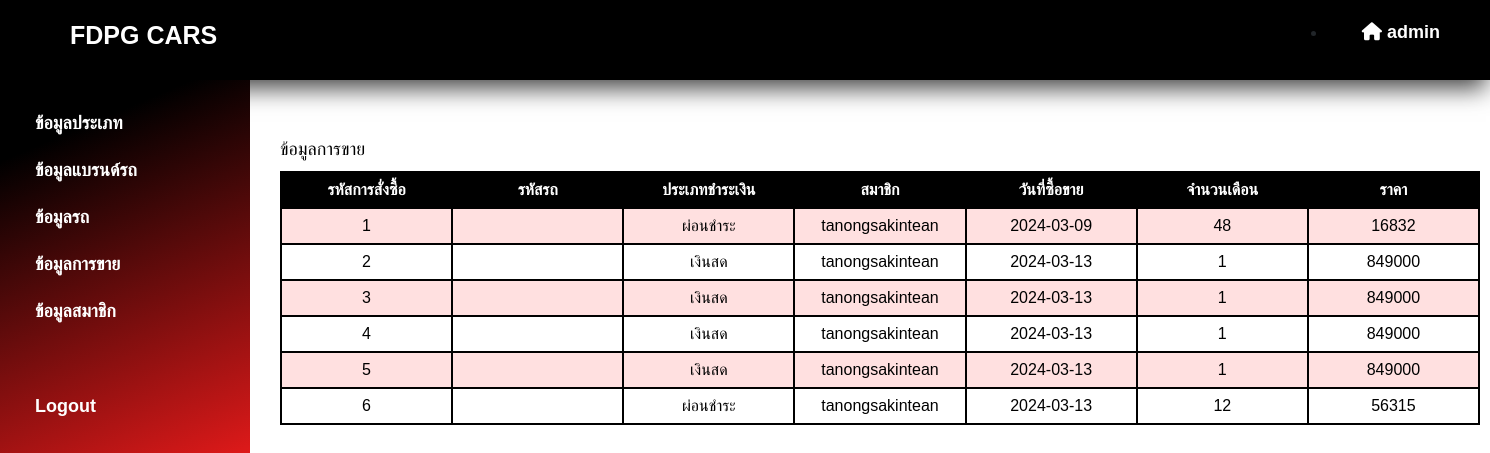
The app's page /carsales-main/sales_admin.php with its own data.
### tables this page shows
CREATE TABLE `sales` (
  `usersID` varchar(9) NOT NULL,
  `carID` varchar(4) NOT NULL,
  `paymentID` int(4) NOT NULL,
  `salesDay` date NOT NULL,
  `payDay` date NOT NULL,
  `month` int(2) NOT NULL,
  `periodPrice` int(6) NOT NULL,
  `salesID` int(11) NOT NULL
);

CREATE TABLE `payment` (
  `paymentName` varchar(30) NOT NULL,
  `paymentID` int(11) NOT NULL
);

CREATE TABLE `users` (
  `usersName` varchar(50) NOT NULL,
  `email` varchar(40) NOT NULL,
  `tel` varchar(10) NOT NULL,
  `credit` varchar(13) NOT NULL,
  `adress` text NOT NULL,
  `password` varchar(50) NOT NULL,
  `status` int(11) NOT NULL,
  `usersID` int(11) NOT NULL
);

### carsales-main/sales_admin.php (the view, shortened to what this page needs)
<!DOCTYPE html>
<html lang="en">
<head>
    <link rel="stylesheet" href="https://cdnjs.cloudflare.com/ajax/libs/font-awesome/6.5.1/css/all.min.css" />
    <link rel="stylesheet" href="https://cdn.jsdelivr.net/npm/bootstrap@5.3.3/dist/css/bootstrap.min.css">
    <link rel="stylesheet" href="stlye_admin_sales.css">
</head>
<body>
<div class="header">
    <div class="logo">
        <a href="home_admin.php"><h1 id="logo">FDPG CARS</h1></a>
    </div>
    <div class="menu">
        <ul>
            <li><a href="#"><i class="fa-solid fa-house"></i>admin</a></li>
        </ul>
    </div>
</div>
<?php include './layouts/sidebar.php';?>
<div class="table_component" role="region" tabindex="0">
<table><br><br>
    <caption>ข้อมูลการขาย</caption>
    <thead>
        <tr>
            <th>รหัสการสั่งซื้อ</th>
            <th>รหัสรถ</th>
            <th>ประเภทชำระเงิน</th>
            <th>สมาชิก</th>
            <th>วันที่ซื้อขาย</th>
            <th>จำนวนเดือน</th>
            <th>ราคา</th>
        </tr>
    </thead>
    <tbody>
    <?php
include './connnect.php';
$sql = "SELECT * FROM sales
LEFT JOIN users ON users.usersID = sales.usersID
LEFT JOIN payment ON payment.paymentID = sales.paymentID
LEFT JOIN car ON car.carID = sales.carID";
$result = $conn->query($sql);
if ($result->num_rows > 0) {
    while($row = $result->fetch_assoc()) {
        echo "<tr>";
        echo "<td>" . $row["salesID"] . "</td>";
        echo "<td>" . $row["carName"] . "</td>";
        echo "<td>" . $row["paymentName"] . "</td>";
        echo "<td>" . $row["usersName"] . "</td>";
        echo "<td>" . $row["salesDay"] . "</td>";
        echo "<td>" . $row["month"] . "</td>";
        echo "<td>" . $row["periodPrice"] . "</td>";
        echo "</tr>";
    }
} else {
    echo "<tr><td colspan='7'>ไม่พบข้อมูล</td></tr>";
};
?>
</tbody>
</table>
</div>
</body>
</html>

### carsales-main/stlye_admin_sales.css (style rules this page uses)
body { margin: 0; font-family: Arial, sans-serif; }
.header { box-shadow: -4px 8px 23px 0px rgba(0,0,0,0.75); -webkit-box-shadow: -4px 8px 23px 0px rgba(0,0,0,0.75); -moz-box-shadow: -4px 8px 23px 0px rgba(0,0,0,0.75); top: 0; background-color: #000000; padding: 20px; display: flex; justify-content: space-between; align-items: center; height: 80px; }
.logo { width: 300px; height: 80px; padding: 20px 10px 10px 50px; }
.logo #logo { color: white; font-size: 25px; font-weight: bolder; text-decoration: none; }
.logo a { text-decoration: none; }
ul { display: flex; }
ul li a { justify-content: space-around; padding: 30px; color: #ffffff; text-decoration: none; font-weight: bold; font-size: 18px; }
ul li a i { padding: 5px; }
.table_component { overflow: auto; width: 1200px; margin-left: 280px; }
.table_component table { border: 2px solid #000000; height: 100%; width: 100%; table-layout: fixed; border-collapse: collapse; border-spacing: 1px; text-align: center; }
.table_component caption { caption-side: top; text-align: left; }
.table_component th { border: 2px solid #000000; background-color: #000000; color: #ffffff; padding: 5px; }
.table_component td { border: 2px solid #000000; padding: 5px; }
.table_component tr:nth-child(even) td { background-color: #ffffff; color: #000000; }
.table_component tr:nth-child(odd) td { background-color: #ffe0e0; color: #000000; }
caption { font-size: 18px; color: #000; }

### records on screen
sales: salesID "1", paymentID.paymentName "ผ่อนชำระ", usersID.usersName "tanongsakintean", salesDay "2024-03-09", month "48", periodPrice "16832"
sales: salesID "2", paymentID.paymentName "เงินสด", usersID.usersName "tanongsakintean", salesDay "2024-03-13", month "1", periodPrice "849000"
sales: salesID "3", paymentID.paymentName "เงินสด", usersID.usersName "tanongsakintean", salesDay "2024-03-13", month "1", periodPrice "849000"
sales: salesID "4", paymentID.paymentName "เงินสด", usersID.usersName "tanongsakintean", salesDay "2024-03-13", month "1", periodPrice "849000"
sales: salesID "5", paymentID.paymentName "เงินสด", usersID.usersName "tanongsakintean", salesDay "2024-03-13", month "1", periodPrice "849000"
sales: salesID "6", paymentID.paymentName "ผ่อนชำระ", usersID.usersName "tanongsakintean", salesDay "2024-03-13", month "12", periodPrice "56315"
